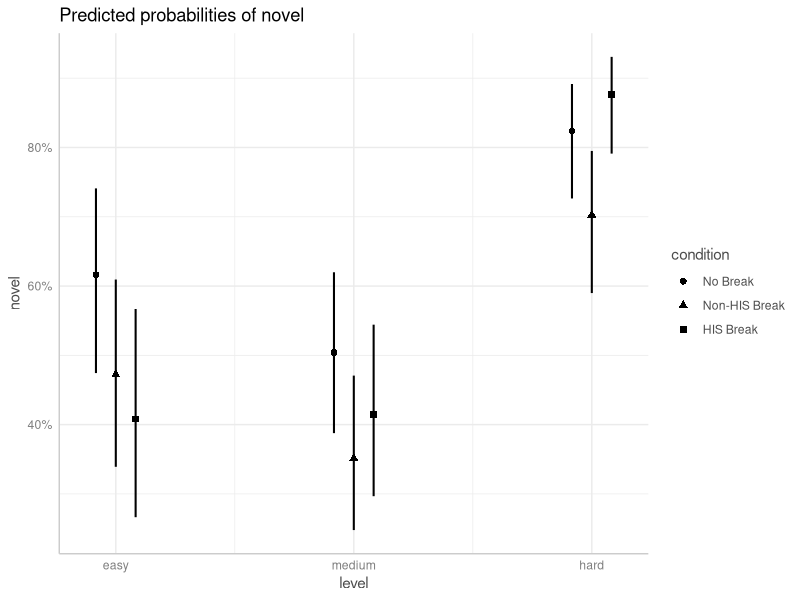
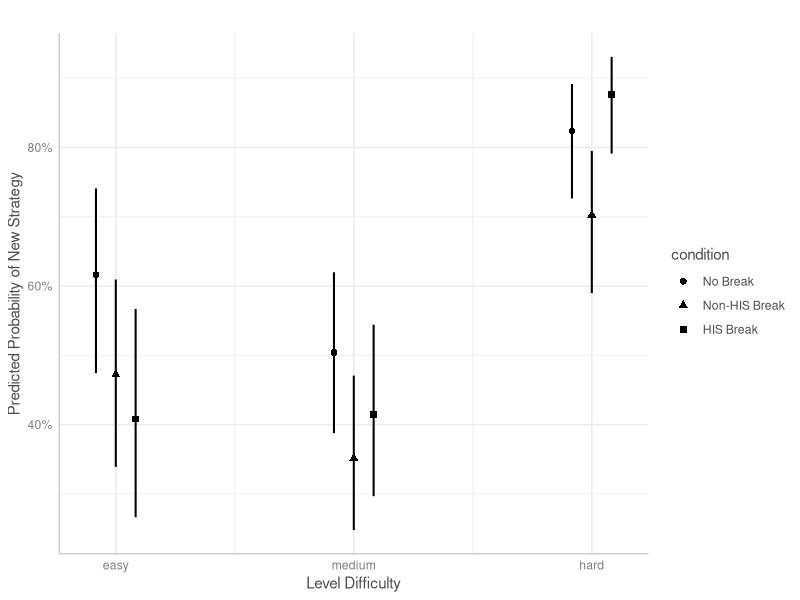

Recreate these plots in R, in order.
utils::install.packages("lme4", type = "source")
install.packages("readxl")
install.packages('lmerTest')
install.packages("ggeffects")
install.packages("ggplot2")

library(readxl)
library(lme4)
library(lmerTest)
library(ggeffects)
library(ggplot2)


data <- read_excel("data.xlsx", sheet = "P3B")
#remove participants that did not make any moves, either before or after break
data <- data[data$novel != 3, ]

attach(data)

level <- as.factor(levelNumber)
levels(level) <- c("hard", "easy", "medium")
level <- factor(level, levels = c("easy", "medium", "hard"))
condition <- as.factor(condition)
levels(condition) <- c("No Break", "Non-HIS Break", "HIS Break")
id <- as.factor(prolificPID)
novel <- as.factor(novel)



for (lvl in unique(level)) {
  data_level <- data[level == lvl, ]
  contingency_table <- table(data_level$novel, data_level$condition)
  rownames(contingency_table) <- c("No", "Yes")  
  colnames(contingency_table) <- c("no break","non-HIS", "HIS")  
  chi_square_result <- chisq.test(contingency_table)
  cat("Chi-square test for Level", lvl, "\n")
  print(chi_square_result)
  cat("Contingency Table for Level", lvl, "\n")
  print(contingency_table)
}

lm <- glmer(novel ~ condition * level + (1 | id), family = "binomial")
summary(lm)


predictions <- ggpredict(lm, terms = c("level", "condition")) |> plot(colors = "bw")

# Plot the marginal effects
plot(predictions) +
  labs(title = "",
       x = "Level Difficulty", y = "Predicted Probability of New Strategy")

lm2 <- glmer(completedLevel ~ novel + (1|id), family = "binomial")
